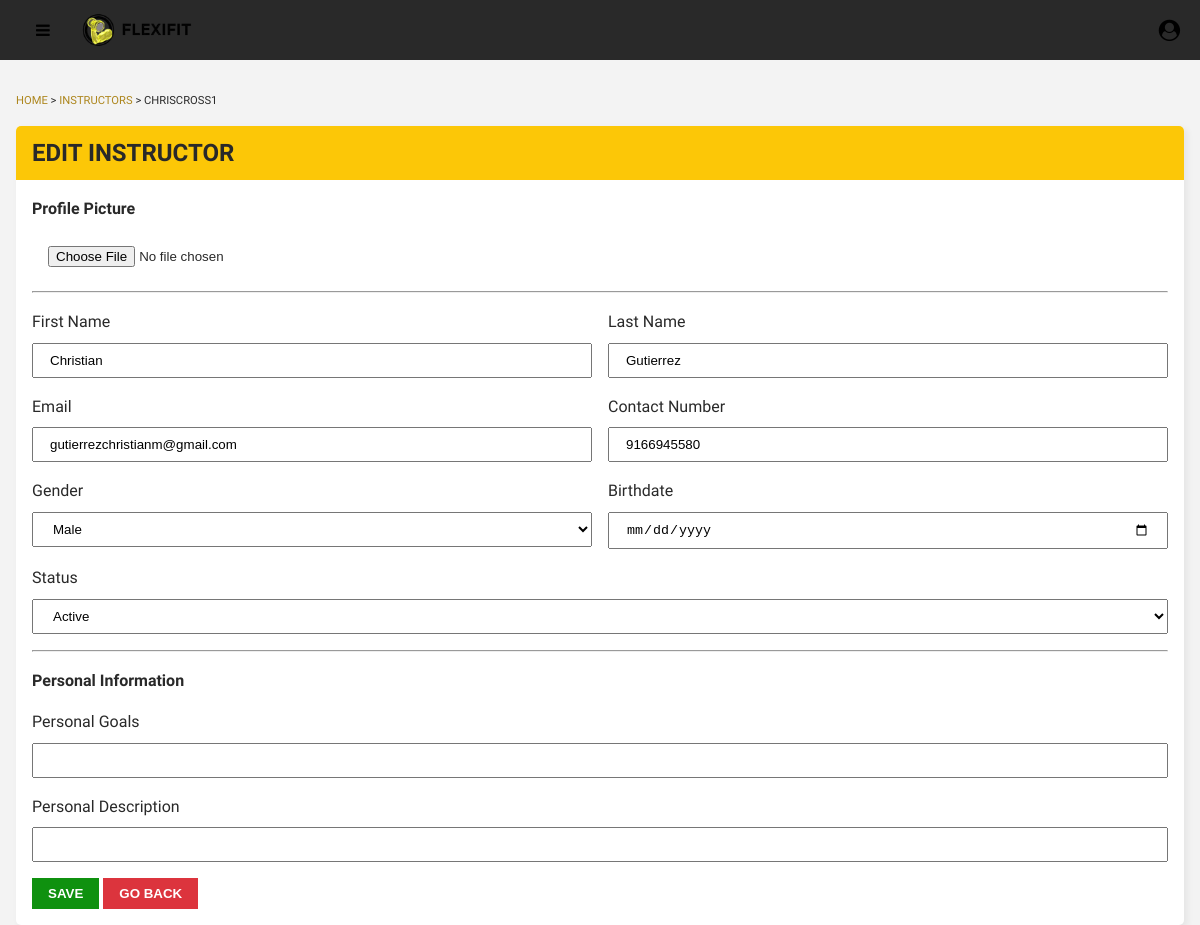
Page /admin/edit-instructor.php?id=3 (signed in) on the committed database.
### tables this page shows
CREATE TABLE `user` (
  `ID` int(11) NOT NULL,
  `username` varchar(255) NOT NULL,
  `email` varchar(255) NOT NULL,
  `password` varchar(255) NOT NULL,
  `firstName` varchar(255) NOT NULL,
  `lastName` varchar(255) NOT NULL,
  `DOB` date NOT NULL,
  `contactNo` bigint(11) NOT NULL,
  `gender` varchar(255) NOT NULL,
  `profilePicUrl` varchar(500) NOT NULL,
  `dateCreated` datetime NOT NULL DEFAULT current_timestamp(),
  `dateUpdated` date NOT NULL DEFAULT current_timestamp(),
  `lastLoggedIn` date NOT NULL DEFAULT current_timestamp(),
  `role` varchar(10) NOT NULL DEFAULT 'user',
  `status` varchar(10) NOT NULL DEFAULT 'active',
  `reset_token` varchar(255) DEFAULT NULL,
  `reset_expiry` datetime DEFAULT NULL
);

### admin/includes/edit-instructor.php (called while the page is built, shortened)
<?php
class Instructor
{
    private $instructorId;
    private $conn;
    public function __construct($conn, $instructorId)
    {
        $this->conn = $conn;
        $this->instructorId = $instructorId;
    }
    public function get_instructor_user_details()
    {
        $stmt = $this->conn->prepare("SELECT `username`, `firstName`, `lastName`, `DOB`, `email`, `contactNo`, `gender`, `status` FROM `user` WHERE ID = ?");
        $stmt->bind_param("i", $this->instructorId);
        $stmt->execute();
        $result = $stmt->get_result();
        if ($result->num_rows > 0) {
            return $result->fetch_assoc();
        } else {
            return [];
        }
    }
}

### admin/edit-instructor.php (the view, shortened to what this page needs)
<?php
require_once "./includes/auth.php";
isset($_GET['id']) && !empty($_GET['id']) ? $instructorId = $_GET['id'] : header("location: ./instructors.php");
?>
<?php
require_once("./includes/edit-instructor.php");
$instructor = new Instructor($conn, $instructorId);
$instructorDetails = $instructor->get_instructor_user_details();
$instructorOtherDetails = $instructor->get_instructor_other_details();
?>
<!DOCTYPE html>
<html lang="en">
<head>
    <?php include "./components/css.php" ?>
    <link href="./css/edit-instructor.css" rel="stylesheet">
</head>
<body>
    <?php include "./components/navbar.php" ?>
    <div class="grid-container">
        <main class="main-container">
            <div class="page-title">
                <div class="quick-link">
                    <p><a href="index.php"> HOME </a> > <a href="instructors.php">INSTRUCTORS</a> > <?= strtoupper(htmlspecialchars($instructorDetails['username'])) ?></p>
                </div>
            </div>
            <div class="main-content">
                <div class="edit-content">
                    <div class="edit-content-title">
                        <h2>EDIT INSTRUCTOR</h2>
                    </div>
                    <form class="edit-content-form" action="./includes/add-instructor-details.php" method="POST" enctype="multipart/form-data">
                        <h4>Profile Picture</h4>
                        <div class="input-full">
                            <input type="file" accept="image/*" name="profilePicUrl" />
                        </div>
                        <hr>
                        <div class="half">
                            <div class="input-half">
                                <label>First Name</label>
                                <input name="firstName" type="text" value="<?= $instructorDetails['firstName'] ?>" />
                            </div>
                            <div class="input-half">
                                <label>Last Name</label>
                                <input name="lastName" type="text" value="<?= $instructorDetails['lastName'] ?>" />
                            </div>
                        </div>
                        <div class="half">
                            <div class="input-half">
                                <label>Email</label>
                                <input name="email" type="text" value="<?= $instructorDetails['email'] ?>" />
                            </div>
                            <div class="input-half">
                                <label>Contact Number</label>
                                <input name="contactNumber" type="text" value="<?= $instructorDetails['contactNo'] ?>" />
                            </div>
                        </div>
                        <div class="half">
                            <div class="input-half">
                                <label>Gender</label>
                                <select name="gender">
                                    <option value="Male" <?= $instructorDetails['gender'] == "Male" ? 'selected' : '' ?>>Male</option>
                                </select>
                            </div>
                            <div class="input-half">
                                <label>Birthdate</label>
                                <input name="birthdate" type="date" />
                            </div>
                        </div>
                        <div class="input-full">
                            <label>Status</label>
                            <select name="status">
                                <option value="active" <?= htmlspecialchars($instructorDetails['status']) == 'active' ? 'selected' : ''; ?>>Active</option>
                            </select>
                        </div>
                        <hr>
                        <h4>Personal Information</h4>
                        <div class="input-full">
                            <label>Personal Goals</label>
                            <input name="personalGoals" type="text" value="<?= isset($instructorOtherDetails['goal']) ? htmlspecialchars($instructorOtherDetails['goal']) : '' ?>" />
                        </div>
                        <div class="input-full">
                            <label>Personal Description</label>
                            <input name="personalDescription" type="text" value="<?= isset($instructorOtherDetails['personalDescription']) ? htmlspecialchars($instructorOtherDetails['personalDescription']) : '' ?>" />
                        </div>
                        <div class="edit-form-buttons">
                            <button type="submit" class="save">SAVE</button>
                            <a href="./instructors.php"><button type="button" class="back">GO BACK</button></a>
                        </div>
                    </form>
                </div>
            </div>
        </main>
    </div>
</body>
</html>

### admin/css/content-container.css (style rules this page uses)
.grid-container { display: flex; height: calc(100vh - 60px); overflow: auto; background-color: var(--light-grey); }
.main-container { margin: auto; padding: 1rem; display: flex; flex-direction: column; max-width: 80rem; color: var(--black); margin-top: 1rem; margin-bottom: 1rem; width: 100%; }
.page-title { font-size: 1.5rem; margin-bottom: 1rem; max-width: 100%; }
.quick-link { font-size: 0.7rem; }
.quick-link a { text-decoration: none; color: var(--dark-yellow); }

### admin/css/edit-instructor.css (style rules this page uses)
.edit-content { background-color: white; border-radius: 5px; box-shadow: var(--light-shadow); }
.edit-content-title { background-color: var(--yellow); padding: 0.5rem 1rem; border-top-right-radius: 5px; border-top-left-radius: 5px; }
.edit-content-form { padding: 1rem; display: flex; flex-direction: column; gap: 1rem; }
.edit-form-buttons button { padding: 0.5rem 1rem; cursor: pointer; color: white; font-weight: var(--bold); }
.edit-form-buttons .save { background-color: var(--green); }
.edit-form-buttons .back { background-color: var(--red); }
.half { display: flex; gap: 1rem; }
.input-half { width: 50%; display: flex; gap: 0.5rem; flex-direction: column; }
.input-full { width: 100%; display: flex; gap: 0.5rem; flex-direction: column; }
form input, select { padding: 0.5rem 1rem; }

### rows in the picture
user: username "CHRISCROSS1", firstName "Christian", lastName "Gutierrez", email "gutierrezchristianm@gmail.com", contactNumber "9166945580", status "Active"
